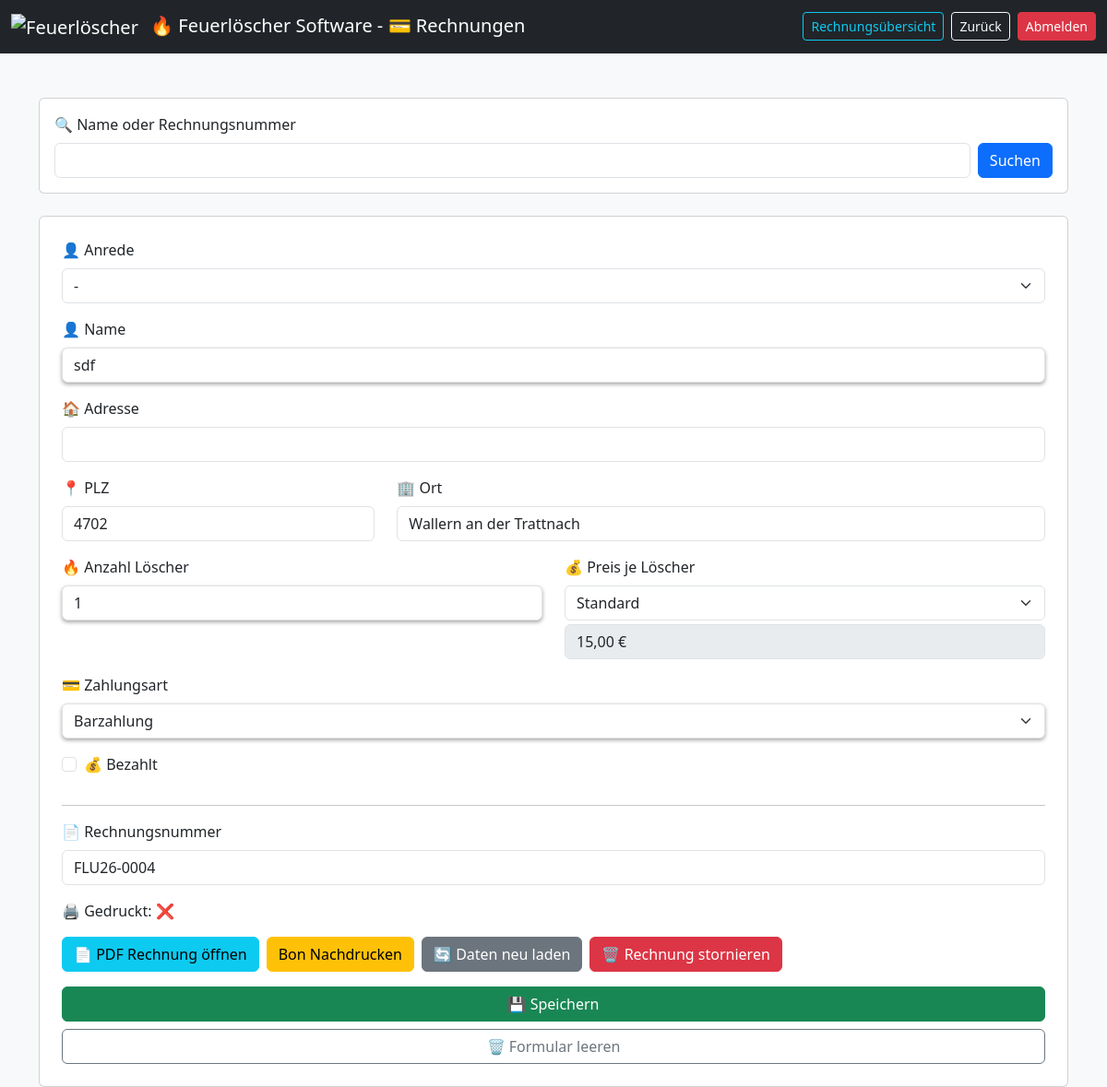
The app's page /rechnung.php?id=8 (signed in) with its own data.
### tables this page shows
CREATE TABLE rechnungen (
    id INTEGER PRIMARY KEY AUTOINCREMENT,
    anrede TEXT,                         -- Herr, Frau, Firma, etc.
    name TEXT,
    adresse TEXT,
    plz TEXT,
    ort TEXT,
    anzahl_loescher INTEGER,
    preis_pro_loescher REAL,
    zeitstempel_erstellung TEXT,
    rechnung_gedruckt INTEGER DEFAULT 0,
    zeitstempel_gedruckt TEXT,
    rechnungsnummer TEXT,
    zahlungsart TEXT DEFAULT 'Barzahlung',  -- Barzahlung, Kartenzahlung, SumUp
    bezahlt INTEGER DEFAULT 0 ,            -- 0 = nicht bezahlt, 1 = bezahlt
    sumup_transaction_id TEXT,
    sumup_status TEXT
);

### rechnung.php (the view, shortened to what this page needs)
<?php
$db = getDB();
$editEntry = null;
$preise = [
    'Standard' => PREIS_STANDARD,
    'Rabatt' => PREIS_RABATT,
    'Gratis' => PREIS_GRATIS
];
$lastNr = $db->querySingle("
    SELECT rechnungsnummer FROM rechnungen
    WHERE rechnungsnummer LIKE '".RECHNUNGS_PREFIX."%'
    ORDER BY id DESC LIMIT 1
");
if ($lastNr) {
    $number = intval(str_replace(RECHNUNGS_PREFIX, '', $lastNr)) + 1;
} else {
    $number = 1;
}
$nextRechnungsnummer = RECHNUNGS_PREFIX . str_pad($number, 4, '0', STR_PAD_LEFT);
if (isset($_GET['id']) && empty($editEntry)) {
    $id = (int)$_GET['id'];
    $editEntry = $db->query("SELECT * FROM rechnungen WHERE id = $id")->fetchArray(SQLITE3_ASSOC);
}
$currentTyp = '';
if ($editEntry && isset($editEntry['preis_pro_loescher'])) {
    foreach ($preise as $k => $v) {
        if ($v == $editEntry['preis_pro_loescher']) {
            $currentTyp = $k;
        }
    }
}
?>
<!DOCTYPE html>
<html>
<head>
<link href="https://cdn.jsdelivr.net/npm/bootstrap@5.3.0/dist/css/bootstrap.min.css" rel="stylesheet">
</head>
<body class="bg-light">
<nav class="navbar navbar-expand-lg navbar-dark bg-dark">
    <div class="container-fluid">
        <span class="navbar-brand">
            <img src="./images/Feuerlöscher.ico" alt="Feuerlöscher" width="24" height="24" class="me-2">
            &#128293; Feuerlöscher Software - &#128179; Rechnungen
        </span>
        <div class="d-flex gap-2">
            <a href="rechnungen_anzeigen.php" class="btn btn-outline-info btn-sm">Rechnungsübersicht</a>
            <a href="index.php" class="btn btn-outline-light btn-sm">
                Zurück
            </a>
            <a href="?logout=1" class="btn btn-danger btn-sm">
                Abmelden
            </a>
        </div>
    </div>
</nav>
<div class="container mt-5">
<form method="post" class="card p-3 mb-4">
    <label class="form-label">&#128269; Name oder Rechnungsnummer</label>
    <div class="d-flex gap-2">
        <input type="text" name="suchfeld" class="form-control" autocomplete="off" list="sucheListe">
        <button name="suche" class="btn btn-primary">Suchen</button>
    </div>
</form>
<form method="post" id="rechnungsForm" class="card p-4">
<div class="mb-3">
    <label class="form-label">&#128100; Anrede</label>
    <select name="anrede" class="form-select">
        <option <?= ($editEntry['anrede'] ?? '')==''?'selected':'' ?>>-</option>
    </select>
</div>
<div class="mb-3">
    <label class="form-label">&#128100; Name</label>
    <input list="namenListe" name="name" class="form-control highlight" autocomplete="off"
        value="<?= htmlspecialchars($editEntry['name'] ?? '') ?>" required>
</div>
<div class="mb-3">
    <label class="form-label">&#127968; Adresse</label>
    <input type="text" name="adresse" class="form-control"
        value="<?= htmlspecialchars($editEntry['adresse'] ?? '') ?>">
</div>
<div class="row">
    <div class="col-md-4 mb-3">
        <label class="form-label">&#128205; PLZ</label>
        <input type="text" name="plz" class="form-control"
            value="<?= htmlspecialchars($editEntry['plz'] ?? '4702') ?>">
    </div>
    <div class="col-md-8 mb-3">
        <label class="form-label">&#127970; Ort</label>
        <input type="text" name="ort" class="form-control"
            value="<?= htmlspecialchars($editEntry['ort'] ?? 'Wallern an der Trattnach') ?>">
    </div>
</div>
<div class="row">
    <div class="col-md-6 mb-3">
        <label class="form-label">&#128293; Anzahl Löscher</label>
        <input type="number" name="anzahl" class="form-control highlight"
            value="<?= $editEntry['anzahl_loescher'] ?? 1 ?>">
    </div>
    <div class="col-md-6 mb-3">
        <label class="form-label">&#128176; Preis je Löscher</label>
        <select name="typ" id="typSelect" class="form-select">
            <?php foreach ($preise as $k => $v): ?>
            <option value="<?= $k ?>" <?= ($currentTyp==$k)?'selected':'' ?>><?= $k ?></option>
            <?php endforeach; ?>
        </select>
        <input type="text" id="preisField" class="form-control mt-1" disabled>
    </div>
</div>
<div class="mb-3">
    <label class="form-label">&#128179; Zahlungsart</label>
    <select name="zahlungsart" id="zahlungsartSelect" class="form-select highlight">
        <?php
        $selectedZahlungsart = isset($editEntry['zahlungsart']) ? $editEntry['zahlungsart'] : 'Barzahlung';
        ?>
        <option value="Barzahlung" <?= ($selectedZahlungsart =='Barzahlung')?'selected':'' ?>>Barzahlung</option>
    </select>
</div>
<div class="mb-3 form-check">
    <input type="checkbox" name="bezahlt" value="1" class="form-check-input" id="bezahltCheck" <?= ($editEntry['bezahlt'] ?? 0) ? 'checked' : '' ?>>
    <label class="form-check-label" for="bezahltCheck">&#128176; Bezahlt</label>
</div>
<hr>
<div class="mb-3">
    <label class="form-label">&#128196; Rechnungsnummer</label>
    <input type="text" name="rechnungsnummer" class="form-control"
       value="<?= htmlspecialchars($editEntry['rechnungsnummer'] ?? $nextRechnungsnummer) ?>"
       readonly>
</div>
<?php if (!is_null($editEntry) && $editEntry) { ?>
<p>
    &#128424; Gedruckt: <span id="druckStatusAnzeige"><?= ($editEntry['rechnung_gedruckt'] ?? 0) ? '&#9989;' : '&#10060;' ?></span>
</p>
<div class="d-flex gap-2 mb-3 flex-wrap">
    <a id="openPdf"
       href="_Rechnungen/Rechnung_<?= preg_replace('/[^a-zA-Z0-9_-]/', '', $editEntry['rechnungsnummer']) ?>.pdf"
       target="_blank"
       class="btn btn-info">
         &#128196; PDF Rechnung öffnen
    </a>
    <button type="submit" name="reprint_rechnung" class="btn btn-warning">
         Bon Nachdrucken
    </button>
    <button type="button" id="reloadData" class="btn btn-secondary">
        &#128260; Daten neu laden
    </button>
    <button type="submit" name="delete_rechnung_form" class="btn btn-danger" onclick="return confirm('Möchten Sie diese Rechnung wirklich unwiderruflich stornieren und löschen? Das PDF wird ebenfalls gelöscht.');">
        &#128465; Rechnung stornieren
    </button>
</div>
<?php } else { ?>
<a id="openPdf" href="#" style="display:none;" class="btn btn-info mb-3">
    &#128196; PDF öffnen
</a>
<?php } ?>
<button class="btn btn-success w-100" name="save_rechnung" id="submitFormBtn">&#128190; Speichern</button>
<button type="button" class="btn btn-outline-secondary w-100 mt-2" id="clearForm">&#128465; Formular leeren</button>
</form>
</div>
</body>
</html>

### rechnung.php (style rules this page uses)
.highlight { box-shadow: 0 .125rem .25rem rgba(0,0,0,.35) !important; }

### records on screen
rechnungen: name "sdf", plz "4702", ort "Wallern an der Trattnach", anzahl "1", zahlungsart "Barzahlung", rechnungsnummer "FLU26-0004"

### other values on screen
form field typ "Standard"
